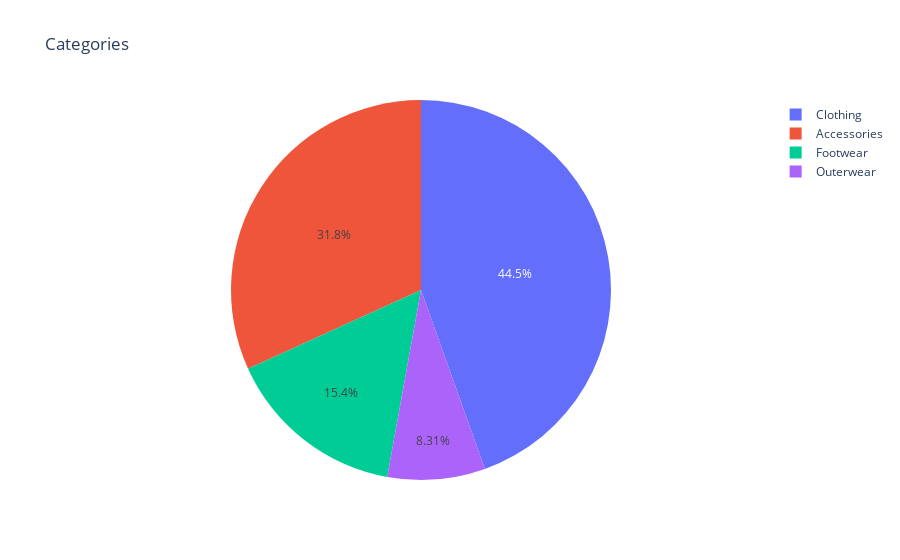

The cell this chart's notebook holds for it:
### Markdown cell above
clothing have higher ratings

### Code cell
fig=px.pie(df,names='Category', title='Categories')
fig.show()

### Figure 1 — Plotly figure (JSON) as saved in the notebook; plotly's stock layout.template omitted (floating-point values rounded to 4 significant figures; data arrays with more than 128 entries replaced by an {"elided": "..."} marker saying what was removed)
{"data": [{"domain": {"x": [0.0, 1.0], "y": [0.0, 1.0]}, "hovertemplate": "Category=%{label}<extra></extra>", "labels": {"elided": "3900 str values"}, "legendgroup": "", "name": "", "showlegend": true, "type": "pie"}], "layout": {"legend": {"tracegroupgap": 0}, "title": {"text": "Categories"}}}
